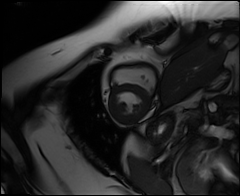
#> input picture Create_real_data/6/frames/frame_10.png, 240 x 196 px; its folder holds 3 pictures in this run
$ python get_groundtruth.py
#> lines starting #> are read from the running program, lines starting #| are printed output that depends on the picture
from PIL import Image
import os

# Define the input and output directories
input_folder = 'frames'
output_folder = 'frames_resized_gray'  # change if you want a separate output folder

# Create the output folder if it doesn't exist
os.makedirs(output_folder, exist_ok=True)

# Loop through each image in the input folder
for filename in os.listdir(input_folder):
    if filename.endswith(('.png', '.jpg', '.jpeg', '.bmp', '.tiff')):
        # Open, resize, and convert the image to grayscale
        img_path = os.path.join(input_folder, filename)
        with Image.open(img_path) as img:
#> img is the input picture: PIL image 240x196 RGB; min 0, max 255, mean 41
            img_resized_gray = img.resize((64, 64)).convert('L')  # Resize and convert to grayscale
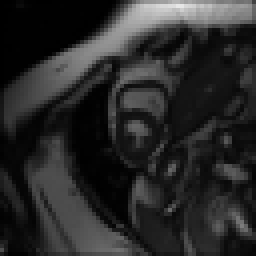
#> img_resized_gray: PIL image 64x64 L (shown 4 times larger); min 0, max 231, mean 41.2
            # Save the resized grayscale image to the output folder
            img_resized_gray.save(os.path.join(output_folder, filename))
        print(f"Resized, converted to grayscale, and saved {filename}")
#> pass 2 of the loop `for filename in os.listdir(input_folder):`:
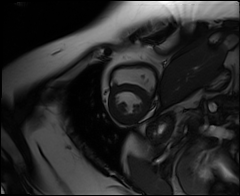
#> input picture Create_real_data/6/frames/frame_11.png, 240 x 196 px
#> img is the input picture: PIL image 240x196 RGB; min 0, max 255, mean 41.1
#> `img_resized_gray = img.resize((64, 64)).convert('L')`:
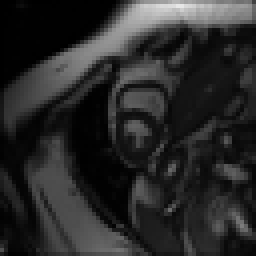
#> img_resized_gray: PIL image 64x64 L (shown 4 times larger); min 0, max 231, mean 41.3
#> pass 3 of the loop `for filename in os.listdir(input_folder):`:
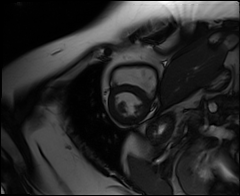
#> input picture Create_real_data/6/frames/frame_13.png, 240 x 196 px
#> img is the input picture: PIL image 240x196 RGB; min 0, max 255, mean 41.1
#> `img_resized_gray = img.resize((64, 64)).convert('L')`:
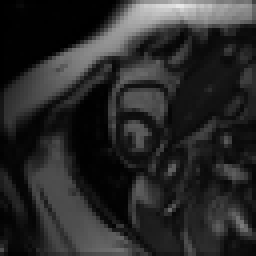
#> img_resized_gray: PIL image 64x64 L (shown 4 times larger); min 0, max 231, mean 41.3

print("All images have been resized and converted to grayscale.")
